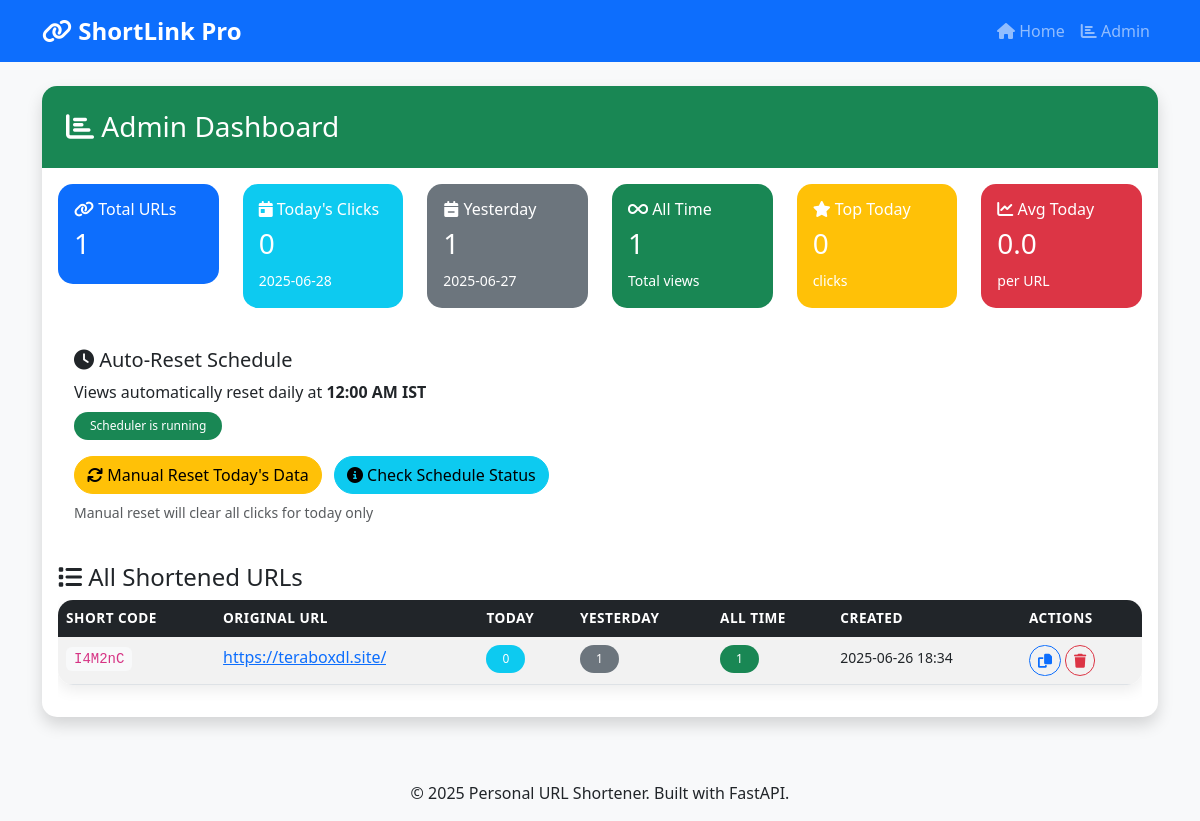
/admin, run on an earlier commit of the app's database.
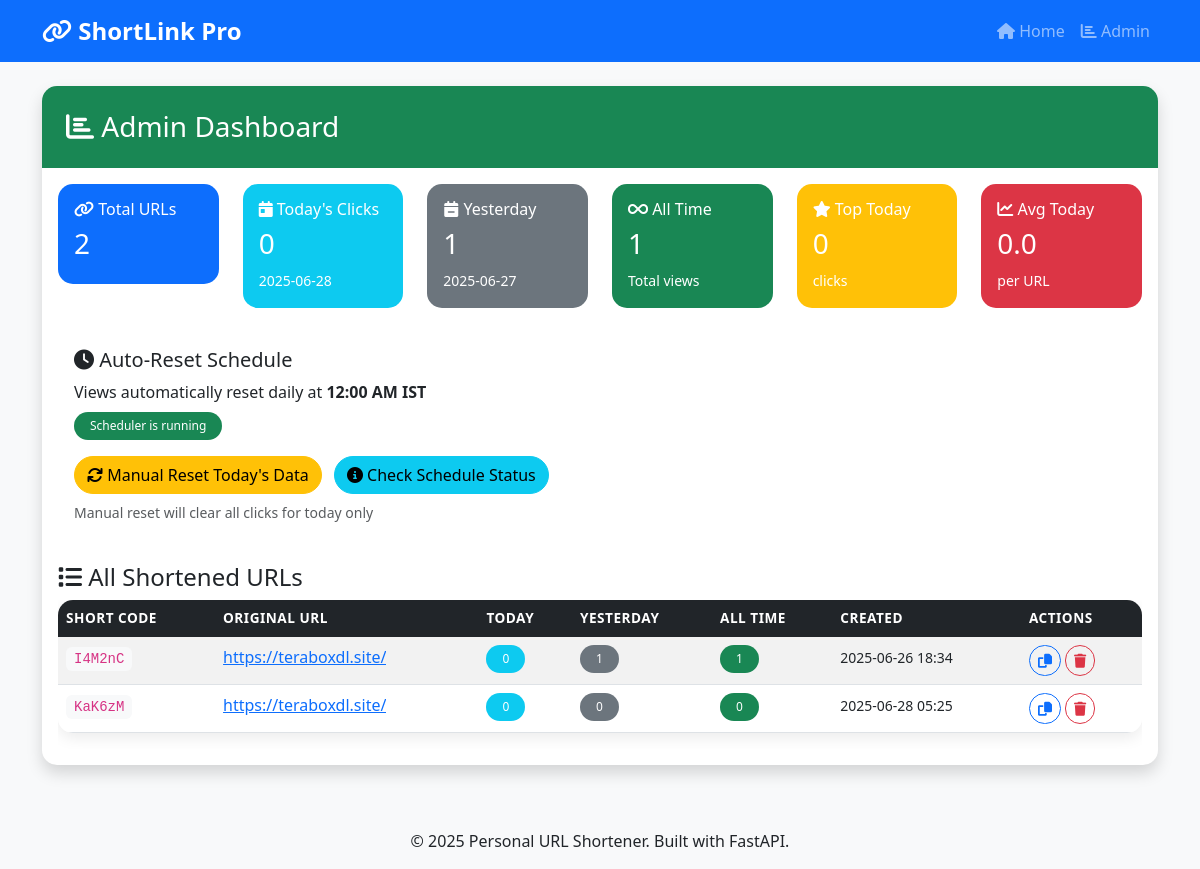
And on a later commit of the database.
### models.py (models this page shows)
class ShortURL(Base):
    __tablename__ = "short_urls"
    id = Column(Integer, primary_key=True, index=True)
    short_code = Column(String(10), unique=True, index=True, nullable=False)
    original_url = Column(Text, nullable=False)
    created_at = Column(DateTime, default=datetime.utcnow)
    clicks = relationship("Click", back_populates="short_url")

### main.py (the view)
@app.get("/admin", response_class=HTMLResponse)
async def admin_panel(request: Request, db: Session = Depends(get_db)):
    from datetime import date, timedelta
    today = date.today()
    yesterday = today - timedelta(days=1)
    urls = db.query(ShortURL).all()
    url_stats = []
    total_clicks_today = 0
    total_clicks_yesterday = 0
    total_clicks_all_time = 0
    for url in urls:
        clicks_today = db.query(Click).filter(
            Click.short_url_id == url.id,
            Click.click_date == today
        ).count()
        clicks_yesterday = db.query(Click).filter(
            Click.short_url_id == url.id,
            Click.click_date == yesterday
        ).count()
        clicks_all_time = db.query(Click).filter(Click.short_url_id == url.id).count()
        total_clicks_today += clicks_today
        total_clicks_yesterday += clicks_yesterday
        total_clicks_all_time += clicks_all_time
        url_stats.append({
            "id": url.id,
            "short_code": url.short_code,
            "original_url": url.original_url,
            "click_count": clicks_today,  # Show today's clicks by default
            "clicks_today": clicks_today,
            "clicks_yesterday": clicks_yesterday,
            "clicks_all_time": clicks_all_time,
            "created_at": url.created_at
        })
    url_stats.sort(key=lambda x: x["clicks_today"], reverse=True)
    top_performer_today = max(url_stats, key=lambda x: x["clicks_today"])["clicks_today"] if url_stats else 0
    avg_clicks_today = (total_clicks_today / len(urls)) if urls else 0
    return templates.TemplateResponse("admin.html", {
        "request": request,
        "urls": url_stats,
        "total_clicks_today": total_clicks_today,
        "total_clicks_yesterday": total_clicks_yesterday,
        "total_clicks_all_time": total_clicks_all_time,
        "top_performer_today": top_performer_today,
        "avg_clicks_today": avg_clicks_today,
        "today_date": today.strftime('%Y-%m-%d'),
        "yesterday_date": yesterday.strftime('%Y-%m-%d')
    })

### templates/admin.html (shortened to what this page needs)
{% extends "base.html" %}
{% block content %}
<div class="container mt-4">
    <div class="row">
        <div class="col-12">
            <div class="card shadow">
                <div class="card-header bg-success text-white">
                    <h3 class="mb-0"><i class="fas fa-chart-bar"></i> Admin Dashboard</h3>
                </div>
                <div class="card-body">
                    <div class="row mb-4">
                        <div class="col-md-2">
                            <div class="card bg-primary text-white">
                                <div class="card-body">
                                    <h6><i class="fas fa-link"></i> Total URLs</h6>
                                    <h3>{{ urls|length }}</h3>
                                </div>
                            </div>
                        </div>
                        <div class="col-md-2">
                            <div class="card bg-info text-white">
                                <div class="card-body">
                                    <h6><i class="fas fa-calendar-day"></i> Today's Clicks</h6>
                                    <h3>{{ total_clicks_today }}</h3>
                                    <small>{{ today_date }}</small>
                                </div>
                            </div>
                        </div>
                        <div class="col-md-2">
                            <div class="card bg-secondary text-white">
                                <div class="card-body">
                                    <h6><i class="fas fa-calendar-minus"></i> Yesterday</h6>
                                    <h3>{{ total_clicks_yesterday }}</h3>
                                    <small>{{ yesterday_date }}</small>
                                </div>
                            </div>
                        </div>
                        <div class="col-md-2">
                            <div class="card bg-success text-white">
                                <div class="card-body">
                                    <h6><i class="fas fa-infinity"></i> All Time</h6>
                                    <h3>{{ total_clicks_all_time }}</h3>
                                    <small>Total views</small>
                                </div>
                            </div>
                        </div>
                        <div class="col-md-2">
                            <div class="card bg-warning text-white">
                                <div class="card-body">
                                    <h6><i class="fas fa-star"></i> Top Today</h6>
                                    <h3>{{ top_performer_today }}</h3>
                                    <small>clicks</small>
                                </div>
                            </div>
                        </div>
                        <div class="col-md-2">
                            <div class="card bg-danger text-white">
                                <div class="card-body">
                                    <h6><i class="fas fa-chart-line"></i> Avg Today</h6>
                                    <h3>{{ "%.1f"|format(avg_clicks_today) }}</h3>
                                    <small>per URL</small>
                                </div>
                            </div>
                        </div>
                    </div>
                    <div class="row mb-4">
                        <div class="col-12">
                            <div class="card">
                                <div class="card-body">
                                    <h5><i class="fas fa-clock"></i> Auto-Reset Schedule</h5>
                                    <p class="mb-2">Views automatically reset daily at <strong>12:00 AM IST</strong></p>
                                    <div id="scheduler-status" class="mb-3">
                                    </div>
                                    <button class="btn btn-warning me-2" onclick="resetDailyData()">
                                        <i class="fas fa-refresh"></i> Manual Reset Today's Data
                                    </button>
                                    <button class="btn btn-info" onclick="checkSchedulerStatus()">
                                        <i class="fas fa-info-circle"></i> Check Schedule Status
                                    </button>
                                    <small class="text-muted d-block mt-2">Manual reset will clear all clicks for today only</small>
                                </div>
                            </div>
                        </div>
                    </div>
                    <h4><i class="fas fa-list"></i> All Shortened URLs</h4>
                    {% if urls %}
                    <div class="table-responsive">
                        <table class="table table-striped table-hover">
                            <thead class="table-dark">
                                <tr>
                                    <th>Short Code</th>
                                    <th>Original URL</th>
                                    <th>Today</th>
                                    <th>Yesterday</th>
                                    <th>All Time</th>
                                    <th>Created</th>
                                    <th>Actions</th>
                                </tr>
                            </thead>
                            <tbody>
                                {% for url in urls %}
                                <tr>
                                    <td>
                                        <code>{{ url.short_code }}</code>
                                    </td>
                                    <td>
                                        <a href="{{ url.original_url }}" target="_blank" class="text-truncate d-inline-block" style="max-width: 200px;">
                                            {{ url.original_url }}
                                        </a>
                                    </td>
                                    <td>
                                        <span class="badge bg-info">{{ url.clicks_today }}</span>
                                    </td>
                                    <td>
                                        <span class="badge bg-secondary">{{ url.clicks_yesterday }}</span>
                                    </td>
                                    <td>
                                        <span class="badge bg-success">{{ url.clicks_all_time }}</span>
                                    </td>
                                    <td>
                                        <small>{{ url.created_at.strftime('%Y-%m-%d %H:%M') }}</small>
                                    </td>
                                    <td>
                                        <button class="btn btn-sm btn-outline-primary" onclick="copyToClipboard('{{ request.url.scheme }}://{{ request.url.netloc }}/{{ url.short_code }}')">
                                            <i class="fas fa-copy"></i>
                                        </button>
                                        <button class="btn btn-sm btn-outline-danger" onclick="deleteUrl({{ url.id }})">
                                            <i class="fas fa-trash"></i>
                                        </button>
                                    </td>
                                </tr>
                                {% endfor %}
                            </tbody>
                        </table>
                    </div>
                    {% else %}
                    <div class="alert alert-info">
                        <i class="fas fa-info-circle"></i> No URLs have been shortened yet.
                        <a href="/" class="alert-link">Create your first one!</a>
                    </div>
                    {% endif %}
                </div>
            </div>
        </div>
    </div>
</div>
{% endblock %}

### templates/base.html (shortened to what this page needs)
<!DOCTYPE html>
<html lang="en">
<head>
    <link href="https://cdn.jsdelivr.net/npm/bootstrap@5.3.0/dist/css/bootstrap.min.css" rel="stylesheet">
    <link rel="stylesheet" href="https://cdnjs.cloudflare.com/ajax/libs/font-awesome/6.4.0/css/all.min.css">
    <link rel="stylesheet" href="/static/css/style.css">
</head>
<body>
    <nav class="navbar navbar-expand-lg navbar-dark bg-primary">
        <div class="container">
            <a class="navbar-brand" href="/">
                <i class="fas fa-link"></i> ShortLink Pro
            </a>
            <div class="navbar-nav ms-auto">
                <a class="nav-link" href="/">
                    <i class="fas fa-home"></i> Home
                </a>
                <a class="nav-link" href="/admin">
                    <i class="fas fa-chart-bar"></i> Admin
                </a>
            </div>
        </div>
    </nav>
    <main>
        {% block content %}{% endblock %}
    </main>
    <footer class="bg-light text-center py-3 mt-5">
        <div class="container">
            <p class="mb-0">&copy; 2025 Personal URL Shortener. Built with FastAPI.</p>
        </div>
    </footer>
</body>
</html>

### static/css/style.css (style rules this page uses)
:root { --primary-color: #007bff; --secondary-color: #6c757d; --success-color: #28a745; --danger-color: #dc3545; --warning-color: #ffc107; --info-color: #17a2b8; }
body { font-family: 'Segoe UI', Tahoma, Geneva, Verdana, sans-serif; background-color: #f8f9fa; }
.navbar-brand { font-weight: 600; font-size: 1.5rem; }
.card { border: none; border-radius: 15px; transition: transform 0.3s ease, box-shadow 0.3s ease; }
.card-header { border-radius: 15px 15px 0 0 !important; border-bottom: none; padding: 1.5rem; }
.btn { border-radius: 25px; font-weight: 500; transition: all 0.3s ease; }
.table { border-radius: 15px; overflow: hidden; box-shadow: 0 5px 15px rgba(0,0,0,0.08); }
.table thead th { border: none; font-weight: 600; text-transform: uppercase; font-size: 0.85rem; letter-spacing: 0.5px; }
.table tbody tr { transition: all 0.3s ease; }
.badge { border-radius: 25px; padding: 0.5rem 1rem; font-weight: 500; }
.card.bg-primary, .card.bg-info, .card.bg-warning, .card.bg-success { border-radius: 15px; transition: transform 0.3s ease; }
code { background-color: #f8f9fa; padding: 4px 8px; border-radius: 6px; font-family: 'Courier New', monospace; }
footer { margin-top: auto; }

What changed in the data, as far as the page shows it:
added ShortURL: short_code "KaK6zM", original_url "https://teraboxdl.site/", clicks_today "0", clicks_yesterday "0", clicks_all_time "0", created_at "2025-06-28 05:25"
Also different on the page:
{{ urls|length }}: "1" → "2"
